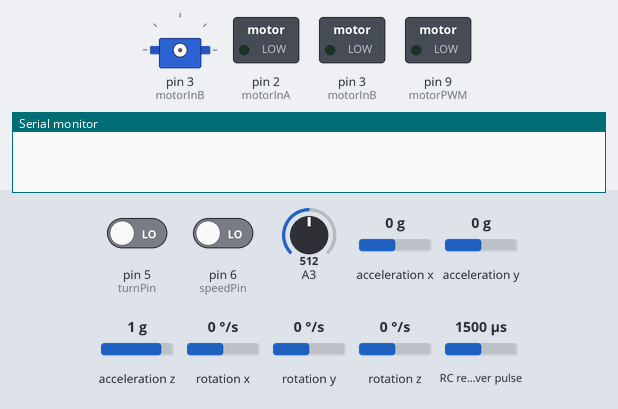
This sketch was run on a simulated Arduino Uno, built with avr-gcc and run on an emulated ATmega328P. Shown: servo, switched loads named in the sketch (green lamp = pin HIGH), the last lines printed to the serial monitor. Wiring (inferred from the names in the program): RC receiver channel: data pin 11. The test bench sets the inputs (shaded band); at power-on: acceleration y 0 g, pin 5 (turnPin) LOW, pin 6 (speedPin) LOW, A3 = 512, acceleration x 0 g, acceleration z 1 g, rotation x 0 °/s, rotation y 0 °/s, rotation z 0 °/s, RC receiver pulse 1500 µs. Pins used as bus, display or sensor lines are not drawn.

Above: at 0.1 s.
At 4.2 s:
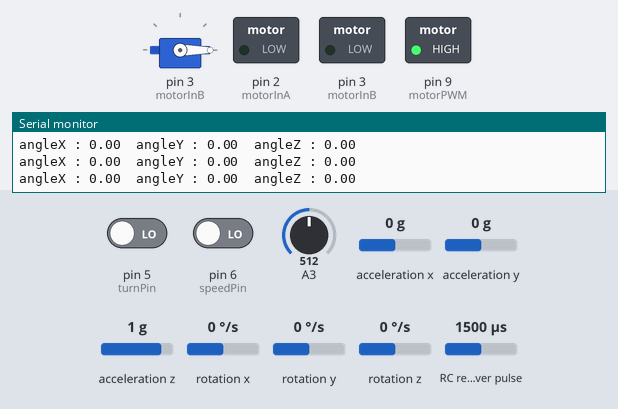
4.3 s: acceleration y set to 0.8 g
Timing chart, 0 to 7.3 s (numbered marks = the images above; inputs shaded):
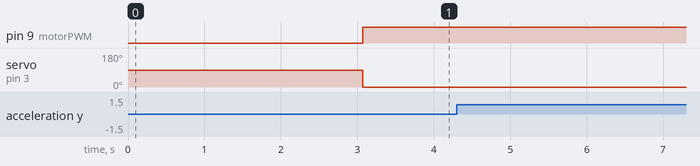

The sketch:

arduino_motor_with_Sensor.ino
```cpp
#include <Wire.h>
#include <Servo.h>
#include <MPU6050_tockn.h>
#include <SoftwareSerial.h>

const int motorInA = 2;
const int motorInB = 3;
const int motorPWM = 9;
const int speedPin = 6;
const int turnPin = 5;

const int steeringPin = 11;
const int handleMinAngle = 30;
const int handleMaxAngle = 150;
const int motorMaxSpeed = 255;
const int correctionFactor = 10;

MPU6050 mpu6050(Wire);
Servo servo;
SoftwareSerial bluetoothSerial(2, 3); // RX, TX

void setup() {
  pinMode(motorInA, OUTPUT);
  pinMode(motorInB, OUTPUT);
  pinMode(motorPWM, OUTPUT);
  pinMode(speedPin, INPUT);
  pinMode(turnPin, INPUT);

  Serial.begin(9600);
  bluetoothSerial.begin(9600);


  Wire.begin();
  mpu6050.begin();
  mpu6050.calcGyroOffsets();

  servo.attach(3);
}

void loop() {
  mpu6050.update();

  int steeringValue = pulseIn(steeringPin, HIGH, 25000);
  int handleAngle = map(steeringValue, 0, 180, handleMinAngle, handleMaxAngle);

  while (bluetoothSerial.available()) {
    char command = (char)bluetoothSerial.read();
    if (command == 'F') {
      setMotorSpeed(motorMaxSpeed);
    } else if (command == 'B') {
      setMotorSpeed(-motorMaxSpeed);
    } else if (command == 'L') {
      setServoAngle(handleMinAngle);
    } else if (command == 'R') {
      setServoAngle(handleMaxAngle);
    } else if (command == 'C') {
      setServoAngle((handleMinAngle + handleMaxAngle) / 2);
    }
  }

  if (Serial.available() > 0) {
    steeringValue = Serial.parseInt();
  }

  int motorSpeed = pulseIn(speedPin, HIGH, 25000);
  int motorTurn = pulseIn(turnPin, HIGH, 25000);

  setMotorSpeed(motorSpeed);
  setServoAngle(motorTurn);
  adjustMotorSpeed(mpu6050.getAngleX());

  delay(20);
  printAngle(mpu6050.getAngleX(), mpu6050.getAngleY(), mpu6050.getAngleZ());
}

void setMotorSpeed(int motorSpeed) {
  if (motorSpeed > 1500) {
    digitalWrite(motorInA, HIGH);
    digitalWrite(motorInB, LOW);
    analogWrite(motorPWM, map(motorSpeed, 1500, 2000, 0, motorMaxSpeed));
  } else if (motorSpeed < 1500) {
    digitalWrite(motorInA, LOW);
    digitalWrite(motorInB, HIGH);
    analogWrite(motorPWM, map(motorSpeed, 1000, 1500, 0, motorMaxSpeed));
  } else {
    digitalWrite(motorInA, LOW);
    digitalWrite(motorInB, LOW);
    analogWrite(motorPWM, 0);
  }
}

void setServoAngle(int motorTurn) {
  if(motorTurn > 1500) {
    servo.write(map(motorTurn, 1500, 2000, 90, 180));
  } else if(motorTurn < 1500) {
    servo.write(map(motorTurn, 1000, 1500, 0, 90));
  } else {
    //servo.write(90);

    // 이 부분이 추가된 부분입니다.
    if (servo.read() > 90) {
      servo.write(servo.read() - 1);
    } else if (servo.read() < 90) {
      servo.write(servo.read() + 1);
    }
  }
}

void adjustMotorSpeed(double gyroX) {
  int correction = -gyroX * correctionFactor;
  analogWrite(11, max(0, min(255, analogRead(11) + correction)));
}

void printAngle(float x, float y, float z) {
  Serial.print("angleX : ");
  Serial.print(x);
  Serial.print("\tangleY : ");
  Serial.print(y);
  Serial.print("\tangleZ : ");
  Serial.println(z);
}
```
